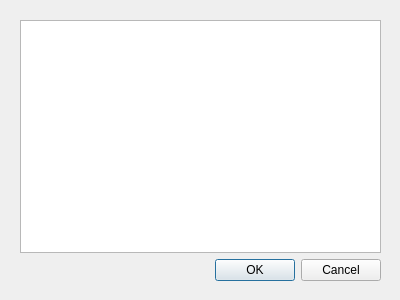
<?xml version="1.0" encoding="UTF-8"?>
<ui version="4.0">
 <class>words_of_size</class>
 <widget class="QDialog" name="words_of_size">
  <property name="geometry">
   <rect>
    <x>0</x>
    <y>0</y>
    <width>400</width>
    <height>300</height>
   </rect>
  </property>
  <property name="windowTitle">
   <string>Enumeração de palavras</string>
  </property>
  <widget class="QWidget" name="">
   <property name="geometry">
    <rect>
     <x>20</x>
     <y>20</y>
     <width>361</width>
     <height>261</height>
    </rect>
   </property>
   <layout class="QVBoxLayout" name="verticalLayout">
    <item>
     <widget class="QPlainTextEdit" name="words">
      <property name="font">
       <font>
        <family>Noto Mono</family>
       </font>
      </property>
     </widget>
    </item>
    <item>
     <widget class="QDialogButtonBox" name="buttonBox">
      <property name="orientation">
       <enum>Qt::Horizontal</enum>
      </property>
      <property name="standardButtons">
       <set>QDialogButtonBox::Cancel|QDialogButtonBox::Ok</set>
      </property>
     </widget>
    </item>
   </layout>
  </widget>
 </widget>
 <resources/>
 <connections>
  <connection>
   <sender>buttonBox</sender>
   <signal>accepted()</signal>
   <receiver>words_of_size</receiver>
   <slot>accept()</slot>
   <hints>
    <hint type="sourcelabel">
     <x>248</x>
     <y>254</y>
    </hint>
    <hint type="destinationlabel">
     <x>157</x>
     <y>274</y>
    </hint>
   </hints>
  </connection>
  <connection>
   <sender>buttonBox</sender>
   <signal>rejected()</signal>
   <receiver>words_of_size</receiver>
   <slot>reject()</slot>
   <hints>
    <hint type="sourcelabel">
     <x>316</x>
     <y>260</y>
    </hint>
    <hint type="destinationlabel">
     <x>286</x>
     <y>274</y>
    </hint>
   </hints>
  </connection>
 </connections>
</ui>
